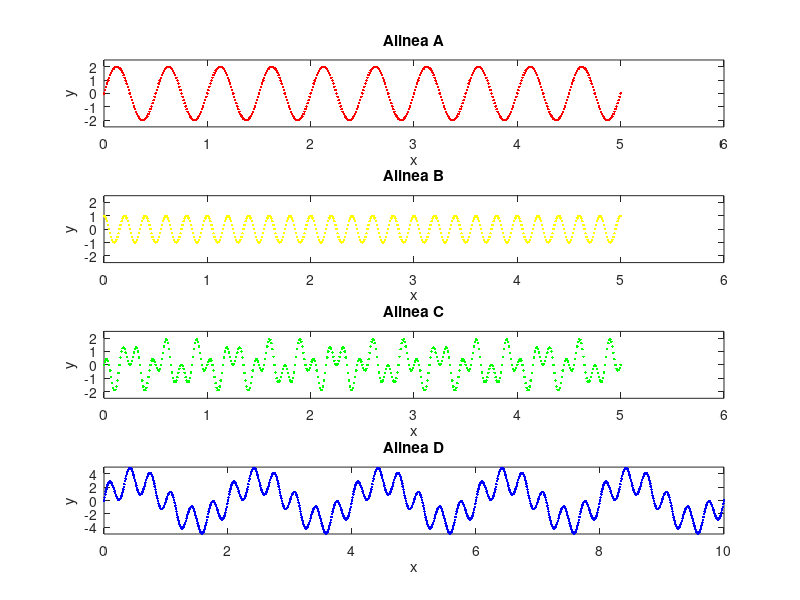
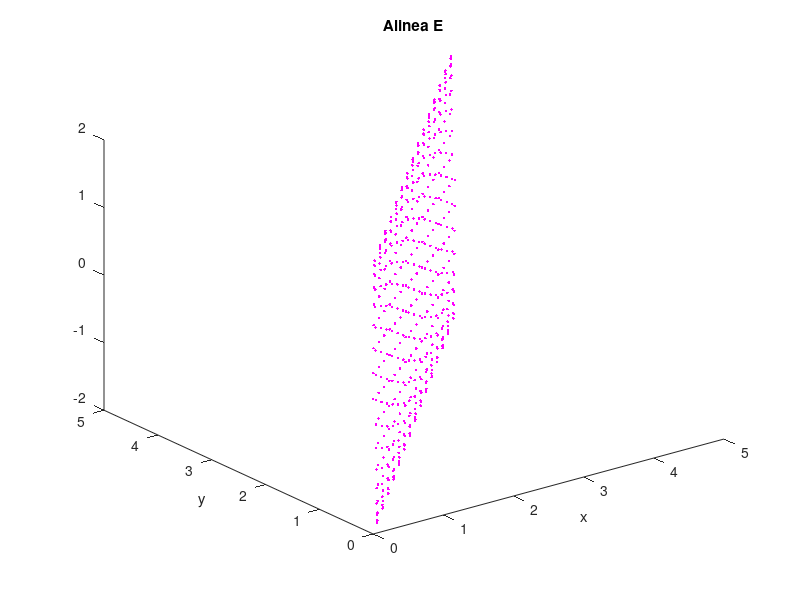

Write the MATLAB code that produced these figures, in order.
% Alinea A
ta = 0:0.01:5;
ya = 2 * sin(4 * pi * ta);

subplot(4, 1, 1)
plot(ta, ya, 'r.');

axis([0 6 -2.5 2.5]);
title('Alinea A');
xlabel('x');
ylabel('y');


% Alinea B
tb = 0:0.01:5;
yb = cos(10 * pi * tb);

subplot(4, 1, 2)
plot(tb, yb, 'y.');

axis([0 6 -2.5 2.5]);
title('Alinea B');
xlabel('x');
ylabel('y');


% Alinea C
tc = 0:0.01:5;
yc = ya.*yb;

subplot(4, 1, 3)
plot(tc, yc, 'g.');

axis([0 6 -2.5 2.5]);
title('Alinea C');
xlabel('x');
ylabel('y');


% Alinea D
td = 0:0.01:10;
yd = 3 * sin(pi * td) + 2 * sin(6 * pi * td);

subplot(4, 1, 4)
plot(td, yd, 'b.');

axis([0 10 -5 5]);
title('Alinea D');
xlabel('x');
ylabel('y');

% Alinea E
figure;
te0 = 0:0.01:5;
te1 = 0:0.01:5;
ye = 2 * sin(2* pi * (2 * te0 + te1));

plot3(te0, te1, ye, 'm.');

title('Alinea E');
xlabel('x');
ylabel('y');
